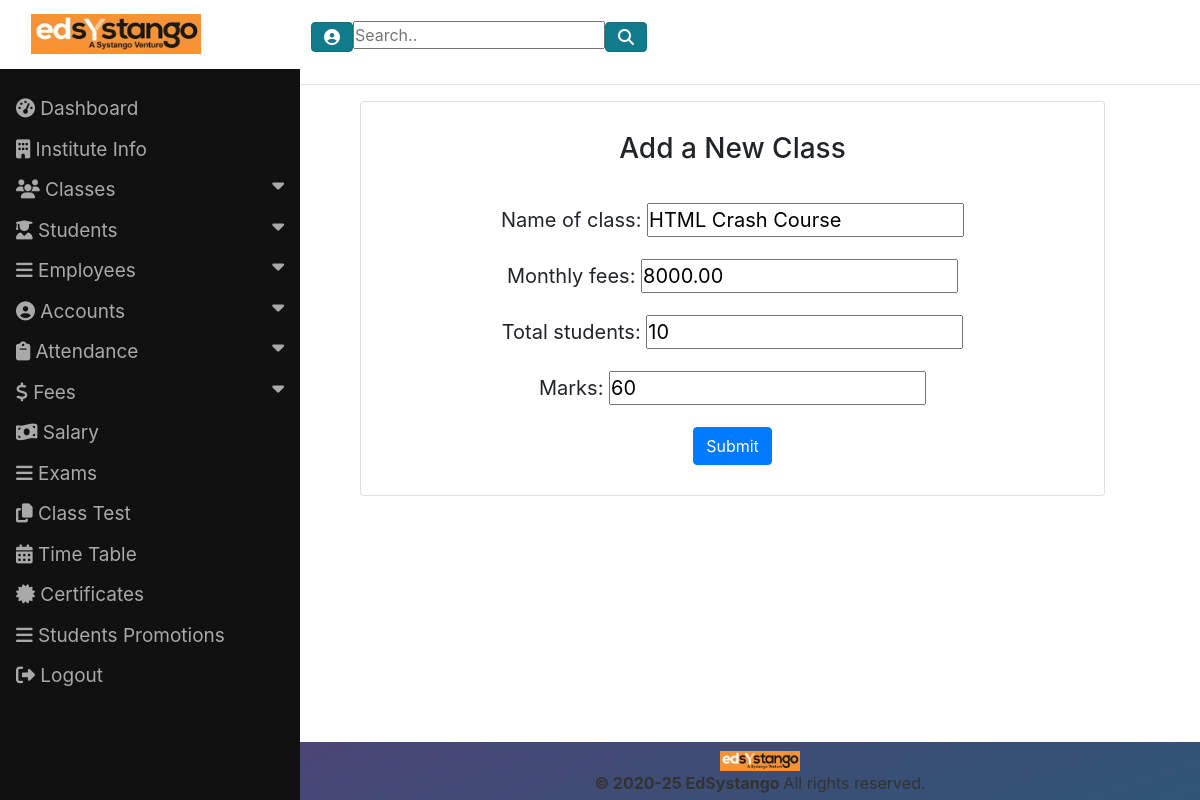
The page /updateclass/3 (signed in) on the database its author committed.
### EDApp/models.py (models this page shows, shortened)
class Classes(models.Model):
    name_of_class=models.CharField(max_length=100)
    monthly_fees=models.DecimalField(max_digits=10,decimal_places=2)
    subjects=models.CharField(max_length=50, choices=SUBJECT_CHOICES)
    marks=models.CharField(max_length=100)
    total_students = models.CharField(max_length=50, default='')
    reg_no = models.ForeignKey(Students, on_delete=models.CASCADE, null=True, default="")

### EDApp/views.py (the view, shortened to what this page needs)
# urls.py: path('updateclass/<pk>', views.UpdateClass.as_view()),
class UpdateClass(UpdateView):
    model = Classes
    fields = ['name_of_class','monthly_fees','total_students','marks']

### templates/EDApp/classes_form.html (shortened to what this page needs)
{% extends 'EDApp/commonpage.html' %}
{% block parentblock %}
{% load static %}
{% load crispy_forms_tags %}
<head>
  <link rel="stylesheet" href="/static/css/main.css">
</head>
<body>
<hr>
<div class="container">
  <div class="row">
    <div class="col-md-6 col-xl-12">
        <div class="card style="text-align:center><br>
					<h3 style="text-align:center">Add a New Class</h3>
    <form method="post" enctype="multipart/form-data" style="text-align:center"><br>
      {{form.as_p}}
  <button type="submit" class="btn btn-primary btn btn-large">Submit</button><br>
  </form><br>
  </div>
</div>
</div>
</div>
</body>
{% endblock %}

### static/css/main.css (style rules this page uses)
* { padding: 0; margin: 0; }
body { background-image: url("https://blog.hdwallsource.com/wp-content/uploads/2014/11/gradient-background-26046-26731-hd-wallpapers.jpg.png"); background-size: 100%; }
.container { text-align: left; top: 50%; left: 50%; width: 100%; }

### templates/EDApp/classes_form.html (style rules this page uses)
.row { margin-left: 250px; font-size: 20px; padding: 0px 50px; }

### rows shown on the page
Classes: name_of_class "HTML Crash Course", monthly_fees "8000.00", total_students "10", marks "60"
